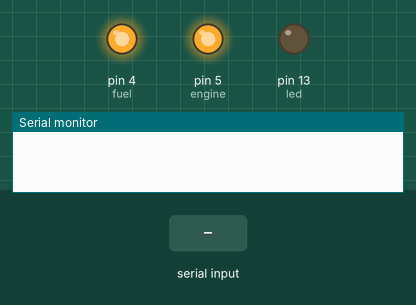
Simulated run of this sketch. Board: Arduino Uno, built with avr-gcc and run on an emulated ATmega328P. Parts: output pins drawn as LEDs (lit = HIGH), the last lines printed to the serial monitor. Inputs (shaded band) come from the test bench.

Above: at 1.2 s.
1.3 s: "2222\n" received over the second serial link
At 2.4 s:
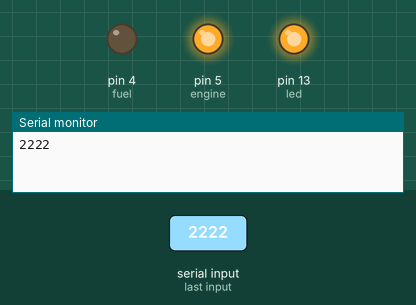
At 4.7 s:
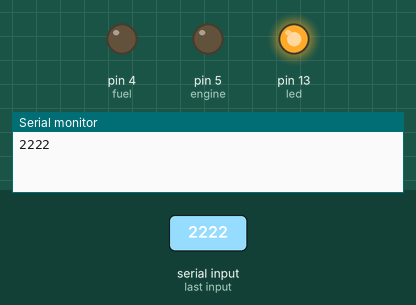
Timing chart, 0 to 6.8 s (numbered marks = the images above; inputs shaded):
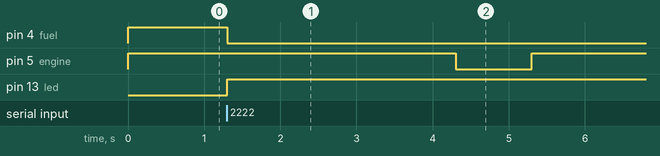

Measured:
- after the input at 1.3 s, pin 4 (fuel): HIGH → LOW at once; pin 5 (engine): HIGH → LOW after 3.0 s, → HIGH 1.0 s later; pin 13 (led): LOW → HIGH at once

The sketch:

BVEH_START_STOP_BUTTON.ino
```cpp
#include <SoftwareSerial.h>

SoftwareSerial mySerial(2, 3); // RX, TX


#define fuel 4
#define engine 5

int led = 13;

unsigned long last = millis();//set timer

void setup() {
  mySerial.begin(9600);
  Serial.begin(9600);
  pinMode(led, OUTPUT);
  pinMode(fuel, OUTPUT);
  pinMode(engine, OUTPUT);
  digitalWrite(fuel, HIGH);
  digitalWrite(engine, HIGH);
}

void loop() {

  boolean ledState = digitalRead(led);//check if the LED is turned on or off. Returns 1 or 0

  if(mySerial.available() > 1){
    int input = mySerial.parseInt();//read serial input and convert to integer (-32,768 to 32,767)
    Serial.print(input);
    if(millis() - last > 250){//if time now is 250 milliseconds greater than last time
      if(ledState == 0 && input == 2222){//if LED is off and button code is ok
          digitalWrite(led, HIGH);
          digitalWrite(fuel , LOW);
          delay(3000);
          digitalWrite(engine , LOW);
          delay(1000);
          digitalWrite(engine , HIGH);
      }else if(ledState == 1 && input == 2222){//if LED is on and button code is ok
          digitalWrite(led, LOW);
          digitalWrite(fuel , HIGH);
      }

    }

    mySerial.flush();//clear the serial buffer for unwanted inputs
    last = millis();//reset timer
  }
  delay(20);//delay little for better serial communication

}
```
